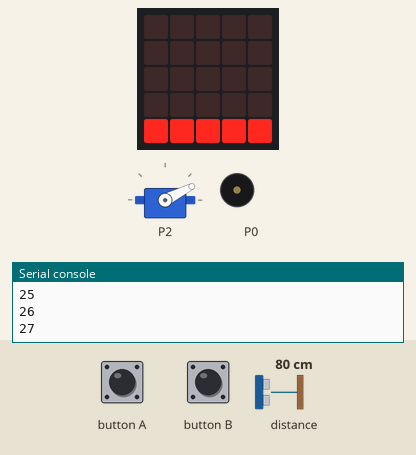
Recording of a program running on a simulated BBC micro:bit (MakeCode). Shown: the board's 5×5 LED display, servo, buzzer (waves = sounding), the last lines printed to the serial console. The test bench sets the inputs (shaded band); at power-on: distance to the obstacle 80 cm.

Above: at 1.2 s.
1.3 s: distance to the obstacle set to 2 cm
At 1.79 s:
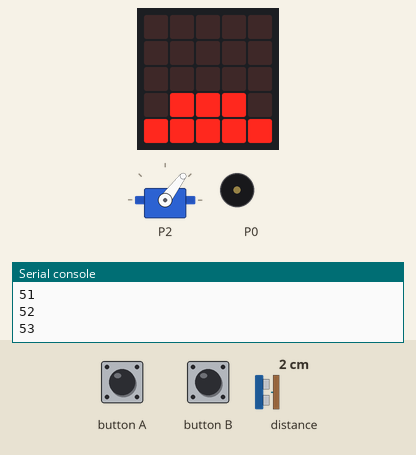
3.7 s: distance to the obstacle set to 35 cm
At 4.82 s:
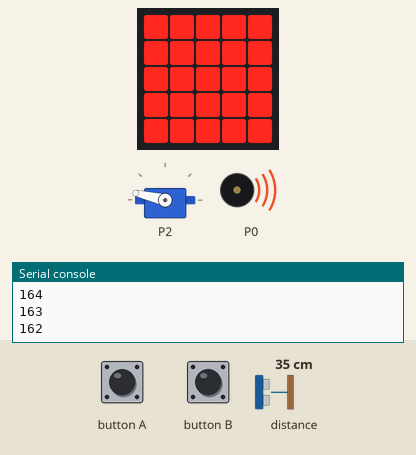
5.5 s: button B pressed for 0.15 s
At 5.77 s:
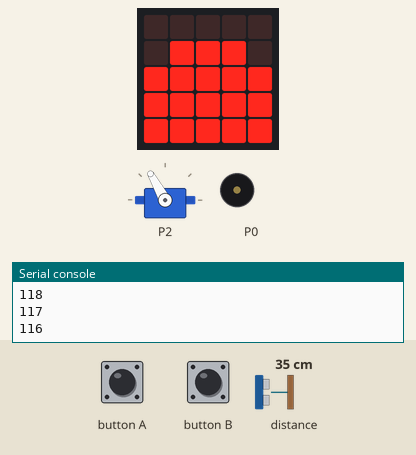
6.2 s: button A pressed for 0.15 s
At 6.47 s:
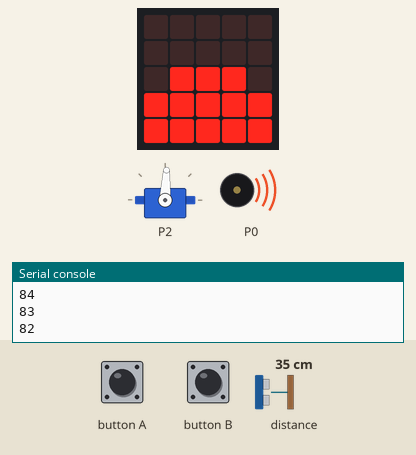
6.9 s: distance to the obstacle set to 60 cm
At 7.85 s:
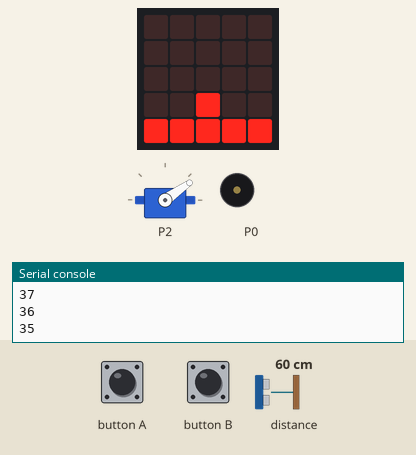
9.0 s: distance to the obstacle set to 27 cm
At 9.51 s:
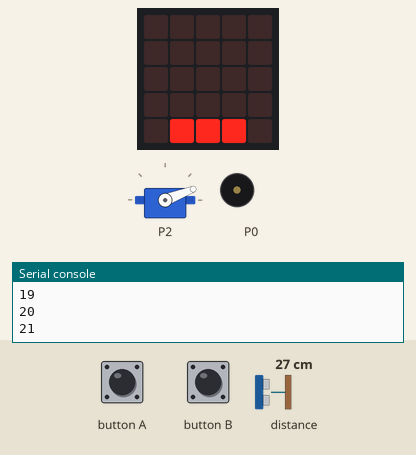
Timing chart, 0 to 14.2 s (numbered marks = the images above; inputs shaded):
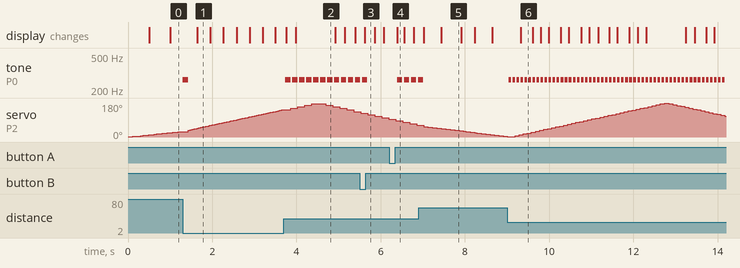

The program:

main.ts
```typescript
input.onButtonPressed(Button.A, function () {
    music.setVolume(127)
})
input.onButtonPressed(Button.B, function () {
    music.setVolume(0)
})
function servo2 () {
    pins.servoWritePin(AnalogPin.P2, servo)
}
let servo = 0
let contador = 0
servo = 0
makerbit.connectUltrasonicDistanceSensor(DigitalPin.P1, DigitalPin.P0)
loops.everyInterval(20, function () {
    led.plotBarGraph(
    servo,
    180
    )
    if (contador < 180) {
        contador += 1
        servo += 1
    } else if (contador >= 179 && contador < 360) {
        contador += 1
        servo += -1
    } else {
        contador = 0
    }
})
basic.forever(function () {
    if (makerbit.getUltrasonicDistance(DistanceUnit.CM) >= 10 && makerbit.getUltrasonicDistance(DistanceUnit.CM) <= 20) {
        music.playTone(262, music.beat(BeatFraction.Sixteenth))
        servo2()
    } else if (makerbit.getUltrasonicDistance(DistanceUnit.CM) >= 21 && makerbit.getUltrasonicDistance(DistanceUnit.CM) <= 30) {
        music.playTone(262, music.beat(BeatFraction.Eighth))
        servo2()
    } else if (makerbit.getUltrasonicDistance(DistanceUnit.CM) >= 31 && makerbit.getUltrasonicDistance(DistanceUnit.CM) <= 40) {
        music.playTone(262, music.beat(BeatFraction.Quarter))
        servo2()
    } else if (makerbit.getUltrasonicDistance(DistanceUnit.CM) >= 41 && makerbit.getUltrasonicDistance(DistanceUnit.CM) <= 50) {
        servo2()
    } else {
        servo2()
    }
})
```

test.ts
```typescript
// aquí va el archivo "tests"; esto no se compilará cuando este paquete se utilice como una extensión.
```

Measured:
- after the input at 1.3 s, tone on P0: silent → 262 Hz at once, → silent 0.13 s later
- after the input at 3.7 s, tone on P0: alternates 262 Hz for 0.13 s and silent for 0.04 s, starting at once
- after the input at 5.5 s, tone on P0: goes on until 5.7 s, then stays silent
- after the input at 6.2 s, tone on P0: alternates 262 Hz for 0.13 s and silent for 0.04 s, starting after 0.19 s
- after the input at 6.9 s, tone on P0: goes on until 7.0 s, then stays silent
- after the input at 9.0 s, tone on P0: alternates 262 Hz for 0.06 s and silent for 0.03 s, starting at once
- what the display in image 5 shows lasts 0.5 s, from 7.4 s to 7.9 s
